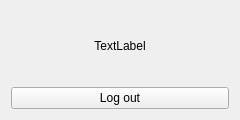
<?xml version="1.0" encoding="UTF-8"?>
<ui version="4.0">
 <class>ProfilePopUp</class>
 <widget class="QWidget" name="ProfilePopUp">
  <property name="geometry">
   <rect>
    <x>0</x>
    <y>0</y>
    <width>240</width>
    <height>120</height>
   </rect>
  </property>
  <property name="sizePolicy">
   <sizepolicy hsizetype="Fixed" vsizetype="Preferred">
    <horstretch>0</horstretch>
    <verstretch>0</verstretch>
   </sizepolicy>
  </property>
  <property name="minimumSize">
   <size>
    <width>240</width>
    <height>120</height>
   </size>
  </property>
  <property name="maximumSize">
   <size>
    <width>240</width>
    <height>120</height>
   </size>
  </property>
  <property name="windowTitle">
   <string>Form</string>
  </property>
  <layout class="QVBoxLayout" name="verticalLayout">
   <item>
    <widget class="QLabel" name="nameLabel">
     <property name="text">
      <string>TextLabel</string>
     </property>
     <property name="alignment">
      <set>Qt::AlignmentFlag::AlignCenter</set>
     </property>
    </widget>
   </item>
   <item>
    <widget class="QPushButton" name="logoutButton">
     <property name="text">
      <string>Log out</string>
     </property>
    </widget>
   </item>
  </layout>
 </widget>
 <resources/>
 <connections/>
</ui>
